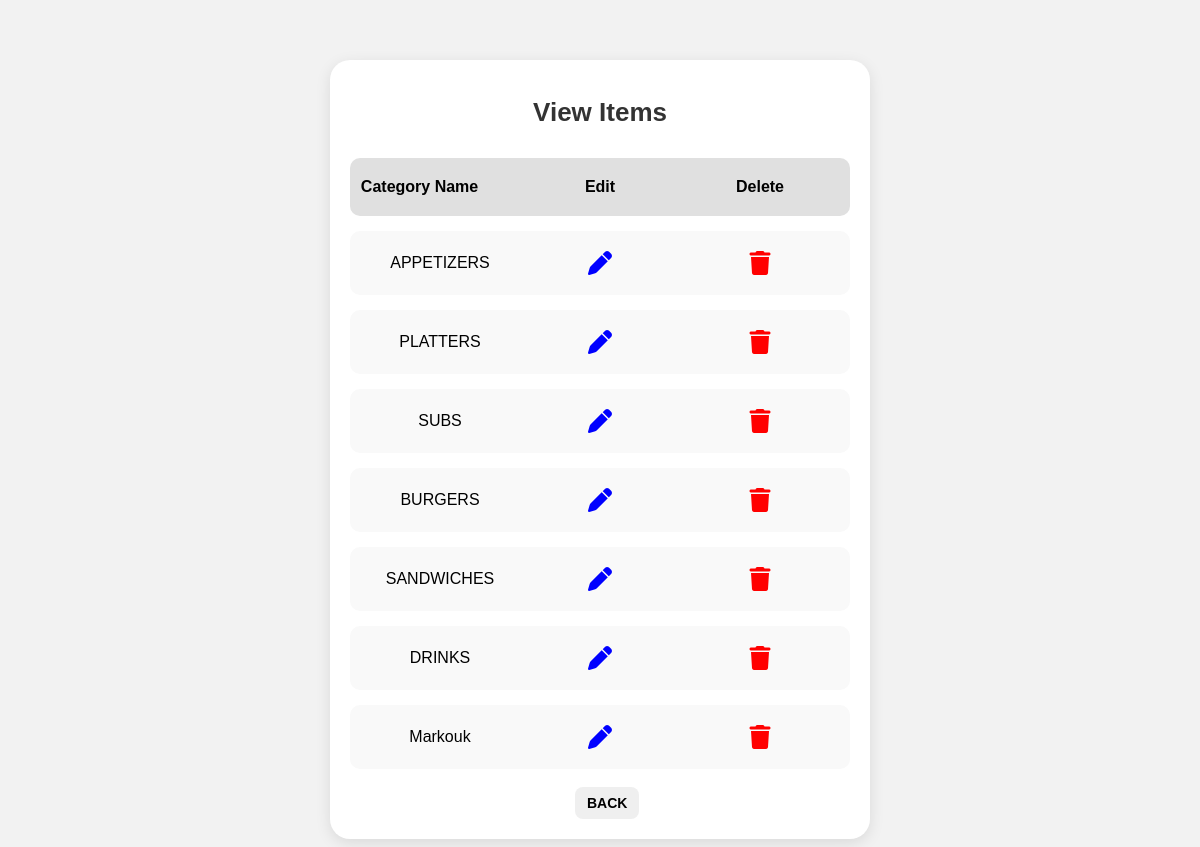
/viewcategories.php (signed in), run on the app's committed database.
### tables this page shows
CREATE TABLE `categories` (
  `cat_id` int(11) NOT NULL,
  `cat_name` text NOT NULL
);

### viewcategories.php (the view, shortened to what this page needs)
<?php include "connection.php";
?>
  <link rel="stylesheet" href="style/style4.css" />
  <link rel="stylesheet" href="https://cdnjs.cloudflare.com/ajax/libs/font-awesome/6.5.0/css/all.min.css" />
    <?php
    $sql = "SELECT * FROM categories";
    $result = $conn->query($sql);
  echo '<div class="cat-container">';
    echo '<h1>View Items</h1>';
    if ($result->num_rows > 0) {
    echo '<div class="item-list">';
     echo '<div class="cat-row item-header">';
       echo '<span>Category Name &emsp; &emsp;</span>';
        echo '<span>Edit</span>';
        echo '<span>Delete</span>';
      echo '</div>';
      while($row = $result->fetch_assoc()) {
        echo "<div class='cat-row'>
                <span>".$row["cat_name"]."</span>
                <span><a href='editcategory.php?category=".$row["cat_name"]."'><i id='edit-btn' class='fas fa-pen' ></i></a></span>
                <span><a href='deletecategory.php?id=" . $row["cat_id"] . "' onclick='return confirm(\"Are you sure you want to delete this category?\");'><i id='delete-btn' class='fas fa-trash' ></i></a></span>
              </div>";
      }
    } else {
        echo "<div class='item-row'>No Categories found</div>";
      }
    echo '</div>';
    echo "<br>";
    echo "<a href='dashboard.php' style='margin-left: 45%;'><button>BACK</button></a>";
      ?>

### style/style4.css (style rules this page uses)
.cat-container { background: white; padding: 20px 20px; border-radius: 20px; box-shadow: 0 4px 15px rgba(0, 0, 0, 0.1); width: 500px; }
h1 { text-align: center; margin-bottom: 30px; font-size: 26px; color: #333; }
.item-list { display: flex; flex-direction: column; gap: 15px; }
.cat-row { display: grid; grid-template-columns: 1fr 1fr 1fr; align-items: center; text-align: center; padding: 20px 10px; border-radius: 10px; background-color: #f9f9f9; }
.item-header { font-weight: bold; background-color: #e0e0e0; }
button { padding: 8px 12px; font-size: 14px; border: none; border-radius: 8px; cursor: pointer; font-weight: bold; }
#edit-btn { font-size: 24px; color: blue; }
#delete-btn { font-size: 24px; color: red; }

### data on the page
categories: cat_name "APPETIZERS"
categories: cat_name "PLATTERS"
categories: cat_name "SUBS"
categories: cat_name "BURGERS"
categories: cat_name "SANDWICHES"
categories: cat_name "DRINKS"
categories: cat_name "Markouk"
